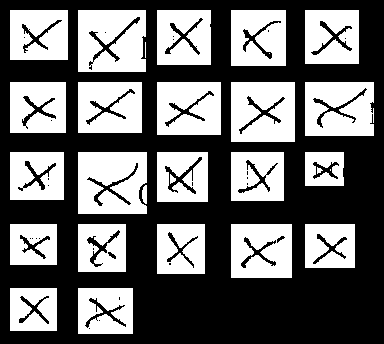
#> input picture data/X.png, 384 x 344 px, found by its file name
$ python convert_background.py
#> lines starting #> are read from the running program, lines starting #| are printed output that depends on the picture; after the words box and inside, x2 and y2 are one past the last pixel; in counts of white or black regions, pixels touching at a corner belong together
import cv2
import numpy as np

def convert_background_to_white(image_path, output_path):
    # 1. Load the image in grayscale
#> called with image_path = 'data/X.png', output_path = 'data/X_white_bg.png'
    img = cv2.imread(image_path, cv2.IMREAD_GRAYSCALE)
#> img: shape (344, 384); 43.2% white; 28 white regions (3 under 20 px)
    if img is None:
        print("Error: Could not load image.")
        return

    # 2. Threshold the image to isolate the white squares
    # This turns anything bright into pure white (255) and everything else to black (0)
    _, thresh = cv2.threshold(img, 200, 255, cv2.THRESH_BINARY)

    # 3. Find the external contours of the white squares
    # RETR_EXTERNAL ensures we only grab the outer borders of the squares, ignoring the symbols inside
    contours, _ = cv2.findContours(thresh, cv2.RETR_EXTERNAL, cv2.CHAIN_APPROX_SIMPLE)
#> contours = 24 contours, 1 with area under 20; largest, box (x1, y1, x2, y2) and area: (78, 10, 146, 72) 4012, (78, 152, 147, 214) 4001, (231, 82, 295, 142) 3717, (305, 82, 374, 136) 3550, (157, 82, 221, 135) 3276

    # 4. Create a blank black mask of the same size
    mask = np.zeros_like(img)

    # 5. Fill the detected square contours with pure white on our mask
    # Because we use cv2.FILLED, the entire inside of the square becomes white on the mask
    cv2.drawContours(mask, contours, -1, 255, thickness=cv2.FILLED)
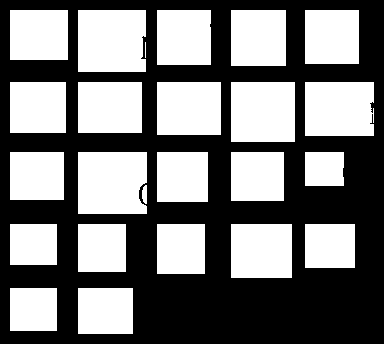
#> mask: shape (344, 384); 47.7% white; 24 white regions (1 under 20 px), largest, box (x1, y1, x2, y2) and area: (78, 10, 146, 72) 4145, (78, 152, 147, 214) 4133, (231, 82, 295, 142) 3840

    # 6. Create the final image
    result = img.copy()

    # Where the mask is 0 (which means it's the original outer background), change it to white (255)
    result[mask == 0] = 255
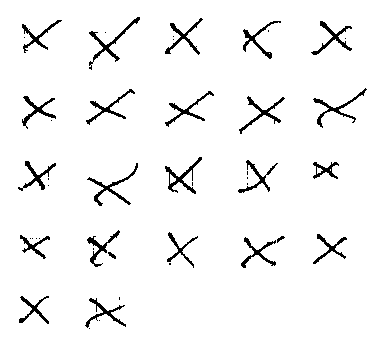
#> result: shape (344, 384); 95.5% white; black in thin lines or dots, all inside (x1, y1, x2, y2) = (18, 17, 367, 329)

    # 7. Save the result
    cv2.imwrite(output_path, result)
    print(f"Success! Image saved to {output_path}")

# Example Usage:
input_filename = "data/X.png" # Path to your source image
output_filename = "data/X_white_bg.png" # Name for the output

# First, ensure you have the libraries installed:
# pip install opencv-python numpy


if __name__ == "__main__":
    # Run the function:
    convert_background_to_white(input_filename, output_filename)

$ run again, with data/A0C5I2D5_q6_number_with_coords.png copied over data/X.png
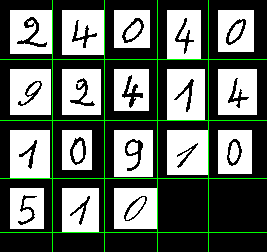
#> input picture data/A0C5I2D5_q6_number_with_coords.png, 267 x 252 px, found by its file name
#> in convert_background_to_white, `_, thresh = cv2.threshold(img, 200, 255, cv2.THRESH_BINARY)`:
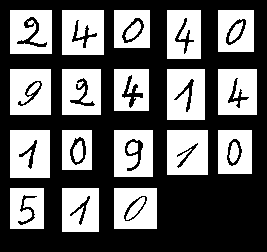
#> thresh: shape (252, 267); 40.6% white; 25 white regions
#> contours = 18 contours; largest, box (x1, y1, x2, y2) and area: (167, 69, 205, 120) 1850, (10, 130, 50, 178) 1833, (62, 10, 104, 55) 1804, (10, 69, 51, 115) 1800, (10, 10, 52, 54) 1763
#> mask: shape (252, 267); 45% white; 18 white regions, largest, box (x1, y1, x2, y2) and area: (167, 69, 205, 120) 1938, (10, 130, 50, 178) 1920, (62, 10, 104, 55) 1890
#> in convert_background_to_white, `result[mask == 0] = 255`:
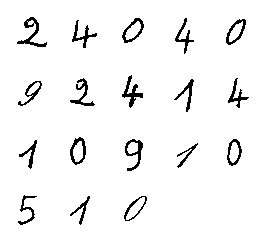
#> result: shape (252, 267); 95.7% white; black in thin lines or dots, all inside (x1, y1, x2, y2) = (17, 17, 249, 225)

$ run again, with data/anteprima_dataset.png copied over data/X.png
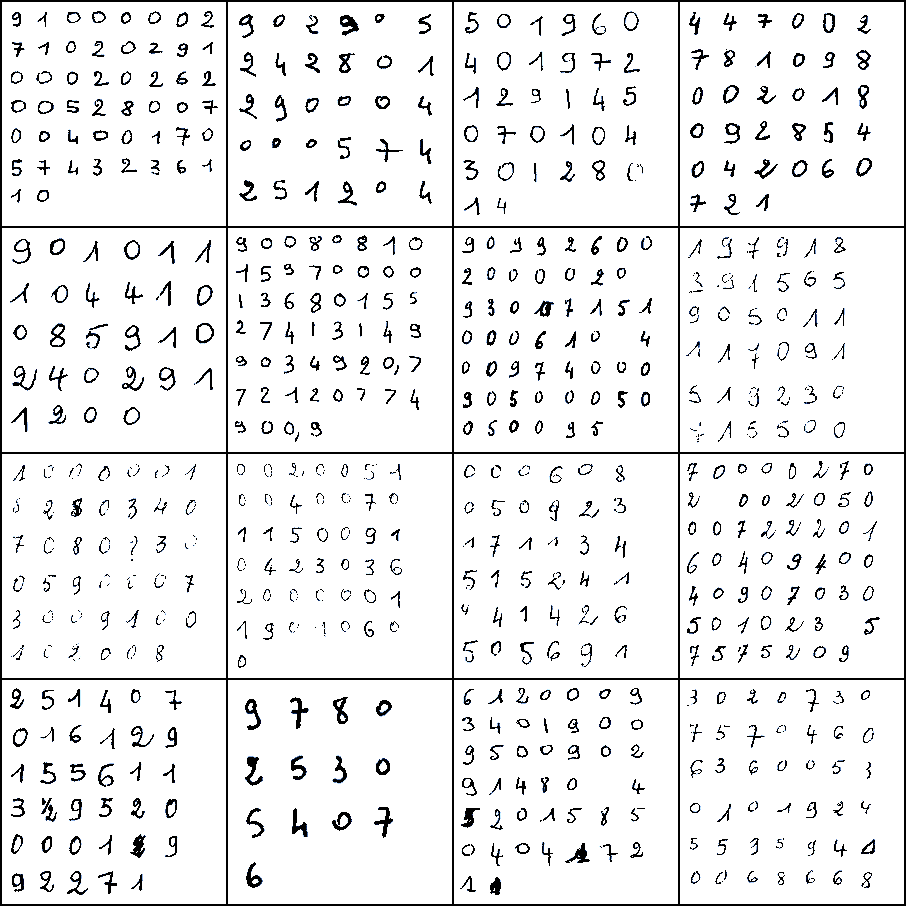
#> input picture data/anteprima_dataset.png, 906 x 906 px, found by its file name
#> in convert_background_to_white, `_, thresh = cv2.threshold(img, 200, 255, cv2.THRESH_BINARY)`:
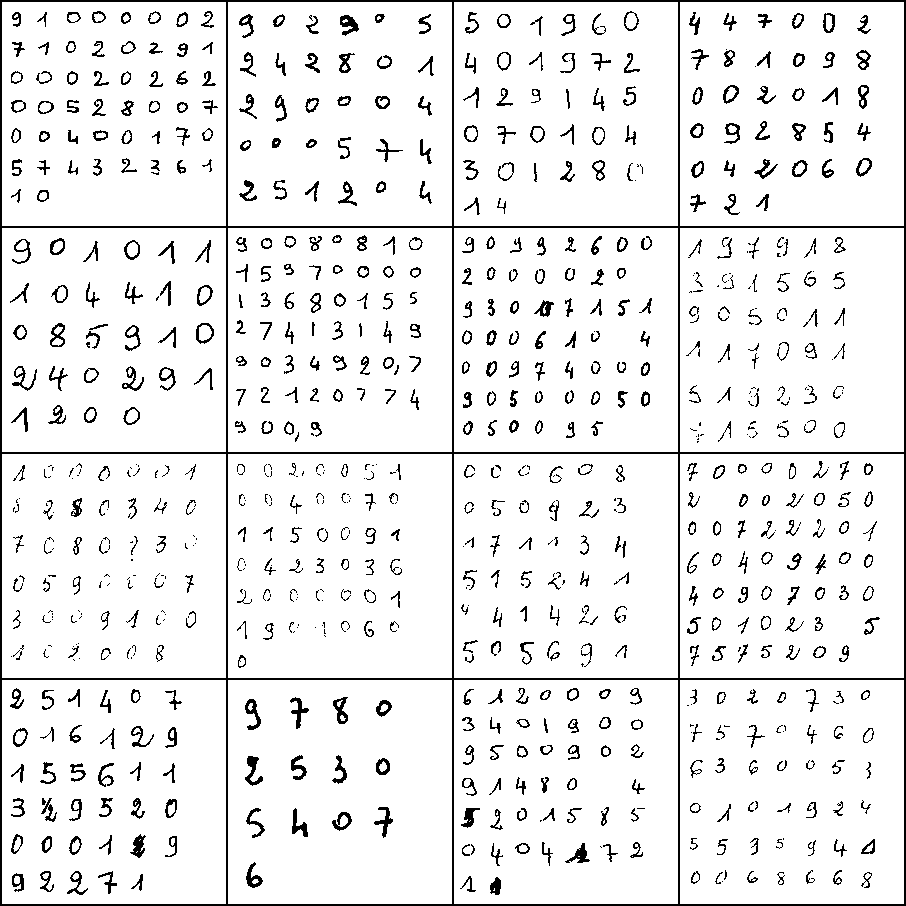
#> thresh: shape (906, 906); 92.6% white; black in thin lines or dots
#> contours = 16 contours; largest, box (x1, y1, x2, y2) and area: (680, 680, 904, 904) 49729, (454, 680, 678, 904) 49729, (228, 680, 452, 904) 49729, (2, 680, 226, 904) 49729, (680, 454, 904, 678) 49729
#> mask: shape (906, 906); 97.8% white; 1 black region, box (x1, y1, x2, y2) and area: (0, 0, 906, 906) 18020
#> in convert_background_to_white, `result[mask == 0] = 255`:
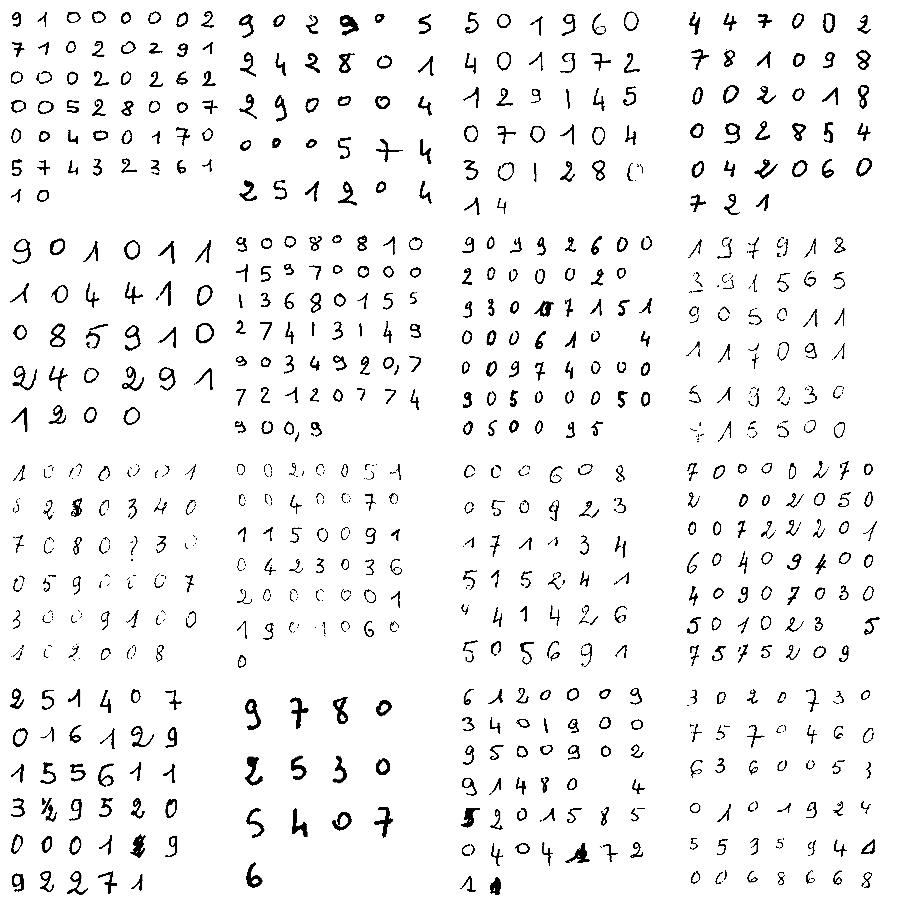
#> result: shape (906, 906); min 0, max 255, mean 242
